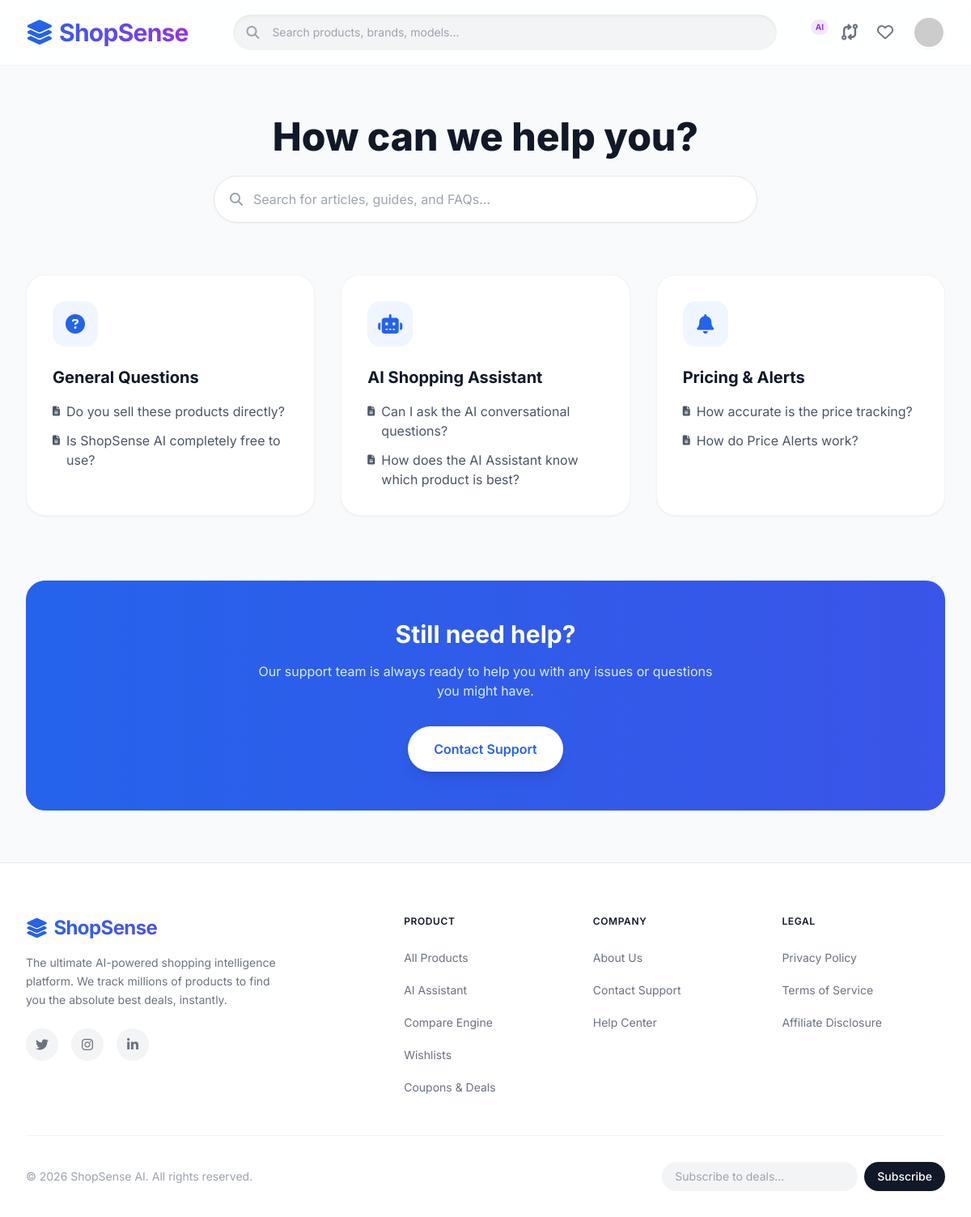
Screenshot of /support/ (signed in) with the database file from the repository.
### support/models.py (models this page shows, shortened)
class FAQCategory(models.Model):
    name = models.CharField(max_length=100)
    slug = models.SlugField(unique=True)
    icon = models.CharField(max_length=50, blank=True, help_text="FontAwesome class e.g., 'fa-solid fa-book'")
    order = models.IntegerField(default=0)
    class Meta:
        ordering = ['order', 'name']
        verbose_name_plural = 'FAQ Categories'

class FAQ(models.Model):
    category = models.ForeignKey(FAQCategory, on_delete=models.CASCADE, related_name='faqs')
    question = models.CharField(max_length=255)
    answer = models.TextField()
    is_published = models.BooleanField(default=True)
    order = models.IntegerField(default=0)
    class Meta:
        ordering = ['order', 'question']

### support/views.py (the view)
# urls.py: path('', HelpCenterView.as_view(), name='support_home'),
class HelpCenterView(ListView):
    model = FAQCategory
    template_name = 'support/help_center.html'
    context_object_name = 'categories'
    def get_queryset(self):
        return FAQCategory.objects.prefetch_related('faqs').all()
    def get_context_data(self, **kwargs):
        context = super().get_context_data(**kwargs)
        q = self.request.GET.get('q')
        if q:
            context['search_results'] = FAQ.objects.filter(
                Q(question__icontains=q) | Q(answer__icontains=q),
                is_published=True
            )
        return context

### system/context_processors.py (called while the page is built, shortened)
def admin_dashboard_stats(request):
    if request.path != '/admin/' or not request.user.is_superuser:
        return {}

### templates/support/help_center.html (shortened to what this page needs)
{% extends 'base.html' %}
{% block content %}
<div class="max-w-7xl mx-auto px-4 sm:px-6 lg:px-8 py-16">
    <div class="text-center mb-16">
        <h1 class="text-4xl md:text-5xl font-extrabold text-gray-900 dark:text-white mb-6">How can we help you?</h1>
        <form method="get" action="{% url 'support_home' %}" class="max-w-2xl mx-auto relative">
            <i class="fa-solid fa-search absolute left-5 top-1/2 -translate-y-1/2 text-gray-400"></i>
            <input type="text" name="q" value="{{ request.GET.q }}" placeholder="Search for articles, guides, and FAQs..." class="w-full bg-white dark:bg-gray-800 border border-gray-200 dark:border-gray-700 rounded-full py-4 pl-12 pr-6 text-gray-900 dark:text-white focus:ring-2 focus:ring-primary outline-none shadow-sm transition">
        </form>
    </div>
    {% if search_results is not None %}
        <div class="max-w-4xl mx-auto">
            <h2 class="text-2xl font-bold text-gray-900 dark:text-white mb-6">Search Results</h2>
            {% if search_results %}
                <div class="space-y-4">
                    {% for faq in search_results %}
                    <div class="bg-white dark:bg-gray-800 p-6 rounded-2xl shadow-sm border border-gray-100 dark:border-gray-700">
                        <h3 class="text-lg font-bold text-gray-900 dark:text-white mb-2">{{ faq.question }}</h3>
                        <p class="text-gray-600 dark:text-gray-400">{{ faq.answer }}</p>
                    </div>
                    {% endfor %}
                </div>
            {% else %}
                <p class="text-gray-500 dark:text-gray-400 text-center py-12">No results found for "{{ request.GET.q }}".</p>
            {% endif %}
        </div>
    {% else %}
        <div class="grid grid-cols-1 md:grid-cols-2 lg:grid-cols-3 gap-8">
            {% for category in categories %}
            <div class="bg-white dark:bg-gray-800 rounded-3xl p-8 border border-gray-100 dark:border-gray-700 shadow-sm hover:shadow-lg transition group">
                <div class="w-14 h-14 bg-blue-50 dark:bg-blue-900/20 rounded-2xl flex items-center justify-center text-primary text-2xl mb-6 group-hover:scale-110 transition">
                    <i class="{{ category.icon|default:'fa-solid fa-book' }}"></i>
                </div>
                <h3 class="text-xl font-bold text-gray-900 dark:text-white mb-4">{{ category.name }}</h3>
                <ul class="space-y-3">
                    {% for faq in category.faqs.all|slice:":3" %}
                    <li>
                        <a href="?q={{ faq.question|urlencode }}" class="text-gray-600 hover:text-primary dark:text-gray-400 dark:hover:text-primary transition flex items-start gap-2">
                            <i class="fa-solid fa-file-lines mt-1 text-xs"></i> {{ faq.question }}
                        </a>
                    </li>
                    {% endfor %}
                </ul>
            </div>
            {% endfor %}
        </div>
    {% endif %}
    <div class="mt-20 bg-primary rounded-3xl p-12 text-center text-white relative overflow-hidden">
        <div class="relative z-10">
            <h2 class="text-3xl font-bold mb-4">Still need help?</h2>
            <p class="text-blue-100 mb-8 max-w-xl mx-auto">Our support team is always ready to help you with any issues or questions you might have.</p>
            <a href="{% url 'support_contact' %}" class="inline-block bg-white text-primary font-semibold py-4 px-8 rounded-full hover:bg-gray-50 transition shadow-lg hover-lift">Contact Support</a>
        </div>
        <div class="absolute inset-0 bg-gradient-to-r from-blue-600 to-indigo-600 opacity-50"></div>
    </div>
</div>
{% endblock %}

### templates/base.html (style rules this page uses)
body { font-family: 'Inter', sans-serif; }
.hover-lift { transition: transform 0.2s cubic-bezier(0.4, 0, 0.2, 1), box-shadow 0.2s cubic-bezier(0.4, 0, 0.2, 1); }

### rows the page displays
FAQCategory: name "General Questions"
FAQ: question "Do you sell these products directly?"
FAQ: question "Is ShopSense AI completely free to use?"
FAQCategory: name "AI Shopping Assistant"
FAQ: question "Can I ask the AI conversational questions?"
FAQ: question "How does the AI Assistant know which product is best?"
FAQCategory: name "Pricing & Alerts"
FAQ: question "How accurate is the price tracking?"
FAQ: question "How do Price Alerts work?"
